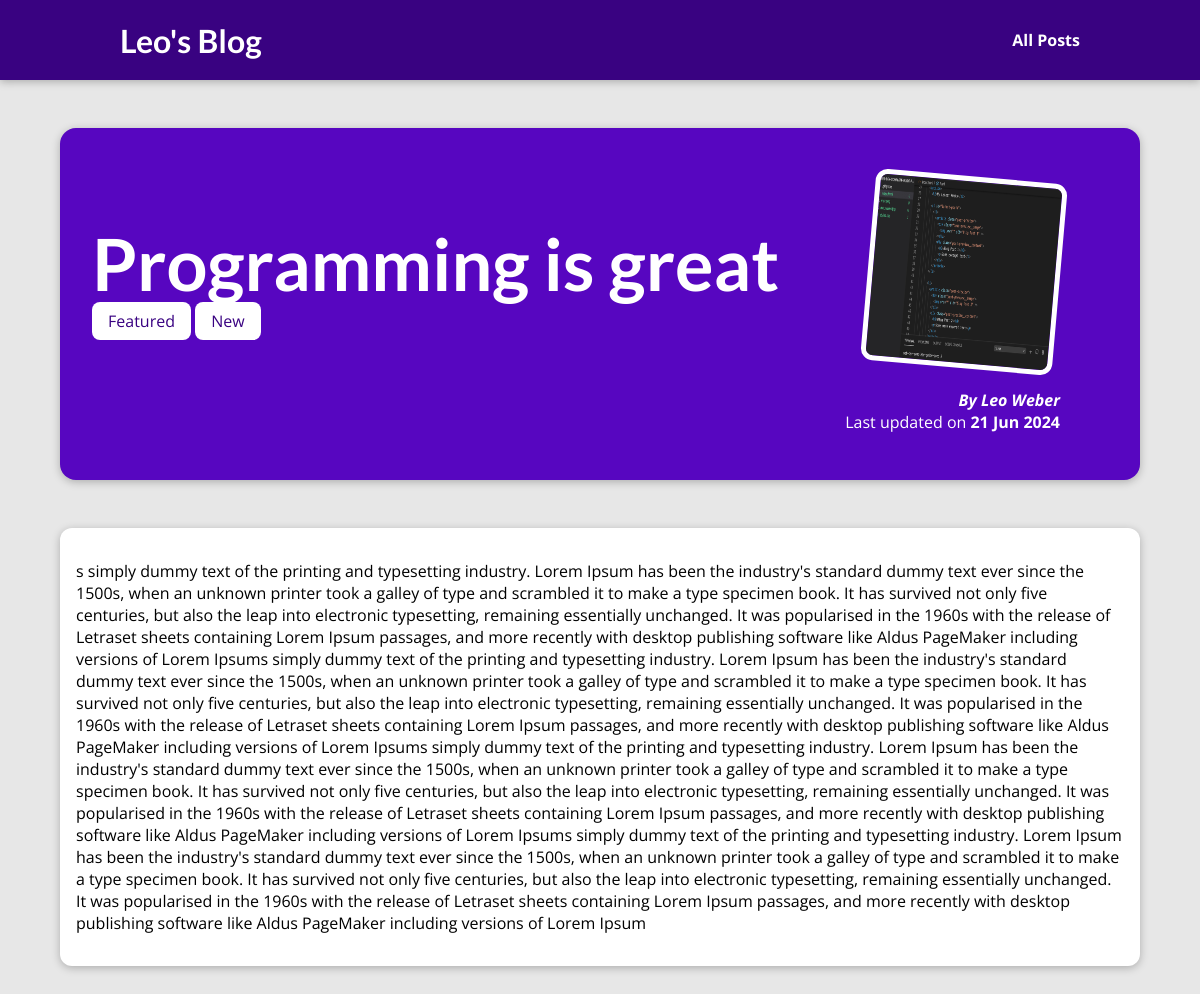
Page /posts/programming-is-fun on the committed database.
### blog/models.py (models this page shows, shortened)
class Post(models.Model):
     title = models.CharField(max_length=150)
     excerpt = models.CharField(max_length=200)
     image_name = models.CharField(max_length=100)
     date = models.DateField(auto_now=True)
     slug = models.SlugField(unique=True, db_index=True)
     content = models.TextField(validators=[MinLengthValidator(10)])
     author = models.ForeignKey(Author, on_delete=models.SET_NULL, related_name='posts', null=True)
     tags = models.ManyToManyField(Tag)

class Tag(models.Model):
     caption = models.CharField(max_length=20)

class Author(models.Model):
    first_name = models.CharField(max_length=100)
    last_name = models.CharField(max_length=100)
    email_address = models.EmailField()
    def __str__(self):
         return f'{self.first_name} {self.last_name}'

### blog/views.py (the view)
# urls.py: path("posts/<slug:slug>", views.post_detail, name='post-detail-page')
def post_detail(request, slug):
    post = get_object_or_404(Post, slug=slug)
    return render(request, 'blog/post-detail.html', { "post": post })

### blog/templates/blog/post-detail.html (shortened to what this page needs)
{% extends 'base.html' %}
{% load static %}
{% block css_files %}
    <link rel="stylesheet" href="{% static 'blog/post-detail.css' %}">
{% endblock %}
{% block content %}
    <section id="summary">
        <h2> {{ post.title }} </h2>
        <div>
            {% for tag in post.tags.all %}
                <span class="tag">{{ tag.caption }}</span>
            {% endfor %}
        </div>
        <article>
            <img src="{% static 'blog/images/'|add:post.image_name %}" alt="{{ post.title }}">
            <address> By <a href="mailto:{{ post.author.email_address }}"> {{ post.author }} </a> </address>
            <div>
                Last updated on <time>{{ post.date|date:"d M Y" }}</time>
            </div>
        </article>
    </section>
    <main>
        {{ post.content|linebreaks }}
    </main>
{% endblock %}

### templates/base.html (shortened to what this page needs)
{% load static %}
<!DOCTYPE html>
<html lang="en">
<head>
    <link rel="stylesheet" href="{% static 'app.css' %}">
    {% block css_files %}{% endblock %}
</head>
<body>
    <header id="main-navigation">
        <h1> <a href="{% url 'starting-page' %}"> Leo's Blog </a></h1>
        <nav>
            <a href="{% url 'posts-page' %}">
                All Posts
            </a>
        </nav>
    </header>
    {% block content %}
    {% endblock %}
</body>
</html>

### static/app.css (style rules this page uses)
* { box-sizing: border-box; }
html { font-family: 'Open Sans', 'Lato', sans-serif; }
body { margin: 0; }
h1, h2, h3 { font-family: 'Lato', sans-serif; font-weight: bold; }
#main-navigation { width: 100%; height: 5rem; display: flex; justify-content: space-between; align-items: center; padding: 0 10%; position: absolute; top: 0; left: 0; }
#main-navigation a { text-decoration: none; color: white; font-weight: bold; }

### blog/static/blog/post-detail.css (style rules this page uses)
body { background-color: #e7e7e7; }
#main-navigation { background-color: #390281; box-shadow: 0 2px 8px rgba(0, 0, 0, 0.25); }
#summary { margin: 8rem auto 3rem auto; padding: 2rem; width: 90%; max-width: 90rem; border-radius: 16px; background-color: #5706c0; position: relative; box-shadow: 0 2px 8px rgba(0, 0, 0, 0.25); height: 22rem; }
#summary h2 { color: white; font-size: 4.5rem; margin-bottom: 0.25rem; }
#summary article { position: absolute; top: 2rem; right: 3rem; padding: 1rem 2rem; border-radius: 12px; text-align: right; color: white; }
#summary article img { width: 12rem; height: 12rem; border-radius: 12px; transform: rotateZ(5deg); border: 5px solid white; margin-bottom: 1rem; }
#summary address { font-weight: bold; }
#summary time { font-weight: bold; }
#summary a { color: white; text-decoration: none; }
main { width: 90%; max-width: 90rem; margin: 3rem auto; background-color: white; padding: 1rem; border-radius: 12px; box-shadow: 0 2px 8px rgba(0, 0, 0, 0.25); }
.tag { background-color: white; color: #390281; padding: 0.5rem 1rem; border-radius: 8px; margin-top: 100px; }

### rows in the picture
Post: title "Programming is great", image_name (picture), author "Leo Weber", date "21 Jun 2024", content "s simply dummy text of the printing and typesetting industry. Lorem Ipsum has been the industry's standard dummy text ever since the 1500s, when an unknown printer took a galley of type and scrambled it to make a type specimen book. It has survived not only five centuries, but also the leap into electronic typesetting, remaining essentially unchanged. It was popularised in the 1960s with the release of Letraset sheets containing Lorem Ipsum passages, and more recently with desktop publishing software like Aldus PageMaker including versions of Lorem Ipsums simply dummy text of the printing and typesetting industry. Lorem Ipsum has been the industry's standard dummy text ever since the 1500s,…"
Tag: caption "Featured"
Tag: caption "New"
